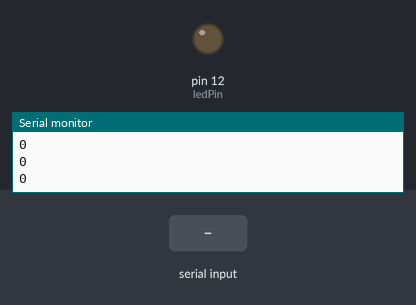
Bench run of a sketch on a simulated Arduino Uno, built with avr-gcc and run on an emulated ATmega328P. On the bench: output pins drawn as LEDs (lit = HIGH), the last lines printed to the serial monitor. Inputs (shaded band) come from the test bench.

Above: at 1.2 s.
1.3 s: "30,150\n" received over Serial
2.8 s: "1\n" received over Serial
At 3.9 s:
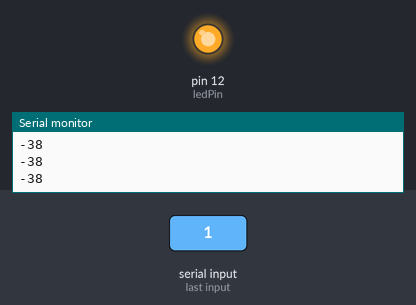
4.3 s: "90,45\n" received over Serial
At 5.2 s:
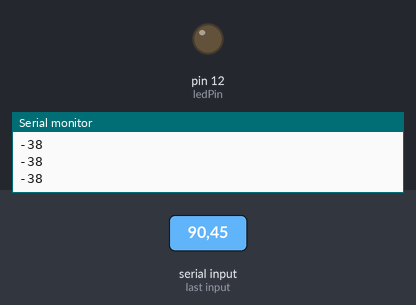
Timing chart, 0 to 7.3 s (numbered marks = the images above; inputs shaded):
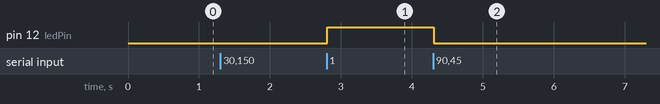

Measured:
- after the input at 2.8 s, pin 12 (ledPin): LOW → HIGH at once
- after the input at 4.3 s, pin 12 (ledPin): HIGH → LOW at once

The sketch:

pi_2_arduino.ino
```cpp
const int ledPin=12;
int n;

void setup(){
  pinMode(ledPin, OUTPUT);
  Serial.begin(9600);
  n=0;
}

void loop(){
  if(Serial.available()){
    n=Serial.read()-'0';
  }
  Serial.println(n);
  if(n==1) digitalWrite(ledPin, HIGH);
   if(n==0) digitalWrite(ledPin, LOW);
}
```
